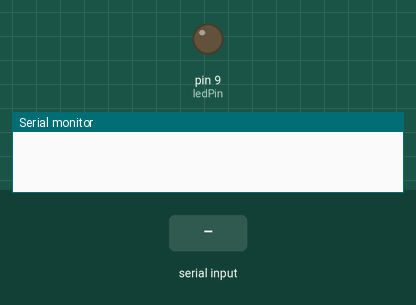
The sketch below on a simulated Arduino Uno, built with avr-gcc and run on an emulated ATmega328P. Shown: output pins drawn as LEDs (lit = HIGH), the last lines printed to the serial monitor. The inputs (shaded band) are chosen by the test bench.

Above: at 1.2 s.
1.3 s: "1;" received over the second serial link
At 2.7 s:
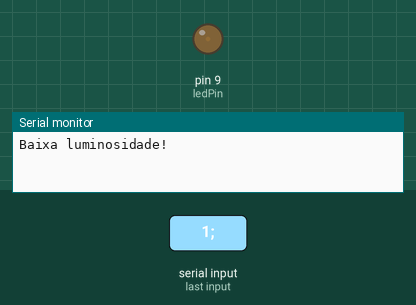
3.8 s: "90,45;" received over the second serial link
At 6.0 s:
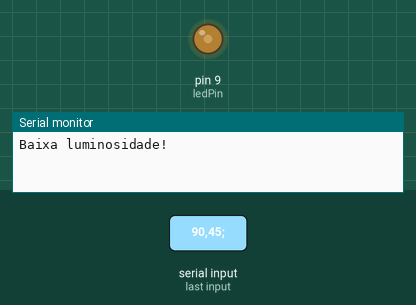
6.3 s: "200;" received over the second serial link
At 8.1 s:
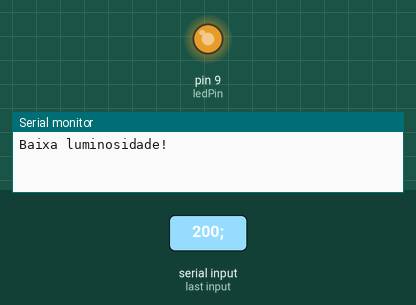
8.7 s: "90;" received over the second serial link
At 10.8 s:
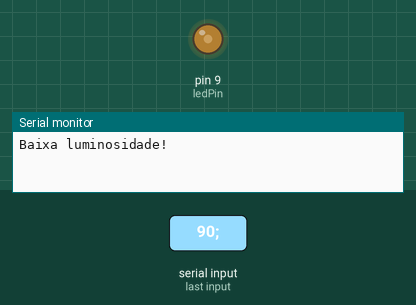
11.1 s: "1,90;" received over the second serial link
At 12.5 s:
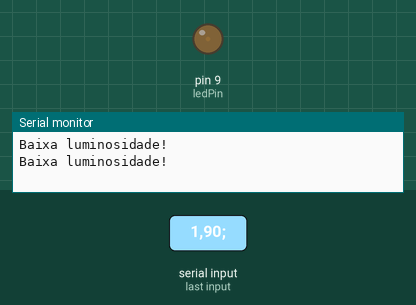
Timing chart, 0 to 14.1 s (numbered marks = the images above; inputs shaded):
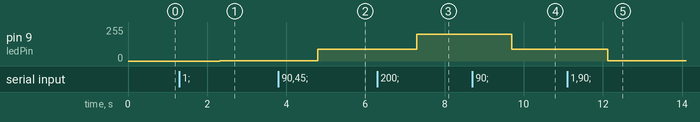

The sketch:

escravo.ino
```cpp
#define ledPin 9
#include <SoftwareSerial.h>

SoftwareSerial Arduino_mestre(10, 11);

int intensidade = 0;
int btn = 0;
String msg;

void setup() {
  Serial.begin(9600);
  pinMode(ledPin, OUTPUT);
  Arduino_mestre.begin(9600);
}

void loop() {
  if (Arduino_mestre.available()) {

    intensidade = Arduino_mestre.readStringUntil(';').toInt();
    //nesta linha ele ler o valor do potenciomentro ate o ; , em seguida trasforma de uma string para um numero inteiro
    btn = Arduino_mestre.readStringUntil(';').toInt();
    //nesta linha ele ler o valor do botao ate o ; , em seguida trasforma de uma string para um numero inteiro

    if (btn == 1) {
      analogWrite(ledPin, 255);
    } else if (intensidade < 20) {
      Serial.println("Baixa luminosidade!");
    }

    Serial.flush();
    analogWrite(ledPin, intensidade);

  }
}
```

Measured:
- after the input at 1.3 s, pin 9 (ledPin): 0/255 → 1/255 after 1.0 s
- after the input at 3.8 s, pin 9 (ledPin): 1/255 → 90/255 after 1.0 s
- after the input at 6.3 s, pin 9 (ledPin): 90/255 → 200/255 after 1.0 s
- after the input at 8.7 s, pin 9 (ledPin): 200/255 → 90/255 after 1.0 s
- after the input at 11.1 s, pin 9 (ledPin): 90/255 → 1/255 after 1.0 s
